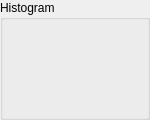
<?xml version="1.0" encoding="UTF-8"?>
<ui version="4.0">
 <class>Form</class>
 <widget class="QWidget" name="Form">
  <property name="geometry">
   <rect>
    <x>0</x>
    <y>0</y>
    <width>150</width>
    <height>120</height>
   </rect>
  </property>
  <property name="minimumSize">
   <size>
    <width>150</width>
    <height>120</height>
   </size>
  </property>
  <property name="windowTitle">
   <string>Form</string>
  </property>
  <layout class="QHBoxLayout" name="horizontalLayout">
   <property name="spacing">
    <number>0</number>
   </property>
   <property name="leftMargin">
    <number>0</number>
   </property>
   <property name="topMargin">
    <number>0</number>
   </property>
   <property name="rightMargin">
    <number>0</number>
   </property>
   <property name="bottomMargin">
    <number>0</number>
   </property>
   <item>
    <widget class="QGroupBox" name="histGB">
     <property name="minimumSize">
      <size>
       <width>150</width>
       <height>120</height>
      </size>
     </property>
     <property name="maximumSize">
      <size>
       <width>260</width>
       <height>120</height>
      </size>
     </property>
     <property name="sizeIncrement">
      <size>
       <width>0</width>
       <height>0</height>
      </size>
     </property>
     <property name="title">
      <string>Histogram</string>
     </property>
     <layout class="QHBoxLayout" name="histogram_layout">
      <property name="spacing">
       <number>0</number>
      </property>
      <property name="leftMargin">
       <number>0</number>
      </property>
      <property name="topMargin">
       <number>0</number>
      </property>
      <property name="rightMargin">
       <number>0</number>
      </property>
      <property name="bottomMargin">
       <number>0</number>
      </property>
     </layout>
    </widget>
   </item>
  </layout>
 </widget>
 <resources/>
 <connections/>
</ui>
